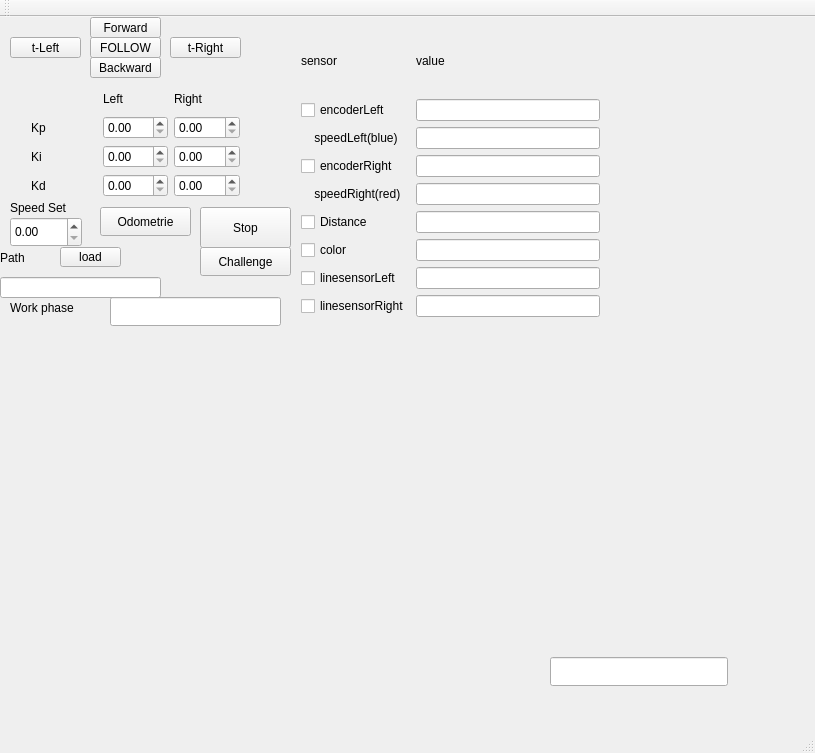
<?xml version="1.0" encoding="UTF-8"?>
<ui version="4.0">
 <class>MainWindow</class>
 <widget class="QMainWindow" name="MainWindow">
  <property name="geometry">
   <rect>
    <x>0</x>
    <y>0</y>
    <width>815</width>
    <height>753</height>
   </rect>
  </property>
  <property name="windowTitle">
   <string>MainWindow</string>
  </property>
  <widget class="QWidget" name="centralWidget">
   <widget class="QPushButton" name="stopButton">
    <property name="geometry">
     <rect>
      <x>200</x>
      <y>190</y>
      <width>91</width>
      <height>41</height>
     </rect>
    </property>
    <property name="text">
     <string>Stop</string>
    </property>
   </widget>
   <widget class="QPushButton" name="forwardButton">
    <property name="geometry">
     <rect>
      <x>90</x>
      <y>0</y>
      <width>71</width>
      <height>21</height>
     </rect>
    </property>
    <property name="text">
     <string>Forward</string>
    </property>
   </widget>
   <widget class="QPushButton" name="backwardButton">
    <property name="geometry">
     <rect>
      <x>90</x>
      <y>40</y>
      <width>71</width>
      <height>21</height>
     </rect>
    </property>
    <property name="text">
     <string>Backward</string>
    </property>
   </widget>
   <widget class="QPushButton" name="leftButton">
    <property name="geometry">
     <rect>
      <x>10</x>
      <y>20</y>
      <width>71</width>
      <height>21</height>
     </rect>
    </property>
    <property name="text">
     <string>t-Left</string>
    </property>
   </widget>
   <widget class="QPushButton" name="rightButton">
    <property name="geometry">
     <rect>
      <x>170</x>
      <y>20</y>
      <width>71</width>
      <height>21</height>
     </rect>
    </property>
    <property name="text">
     <string>t-Right</string>
    </property>
   </widget>
   <widget class="QPushButton" name="followLineButton">
    <property name="geometry">
     <rect>
      <x>90</x>
      <y>20</y>
      <width>71</width>
      <height>21</height>
     </rect>
    </property>
    <property name="text">
     <string>FOLLOW</string>
    </property>
   </widget>
   <widget class="QWidget" name="gridLayoutWidget">
    <property name="geometry">
     <rect>
      <x>290</x>
      <y>0</y>
      <width>321</width>
      <height>311</height>
     </rect>
    </property>
    <layout class="QGridLayout" name="gridLayout_2">
     <item row="4" column="1">
      <widget class="QLineEdit" name="lineEdit_speedB"/>
     </item>
     <item row="5" column="1">
      <widget class="QLineEdit" name="lineEdit_verticalDistance"/>
     </item>
     <item row="3" column="0">
      <widget class="QCheckBox" name="checkBox_readEncoderB">
       <property name="text">
        <string>encoderRight</string>
       </property>
      </widget>
     </item>
     <item row="6" column="0">
      <widget class="QCheckBox" name="checkBox_readColorSensor">
       <property name="text">
        <string>color</string>
       </property>
      </widget>
     </item>
     <item row="3" column="1">
      <widget class="QLineEdit" name="lineEdit_encoderB"/>
     </item>
     <item row="5" column="0">
      <widget class="QCheckBox" name="checkBox_readSonicSensor">
       <property name="text">
        <string>Distance</string>
       </property>
      </widget>
     </item>
     <item row="6" column="1">
      <widget class="QLineEdit" name="lineEdit_colorSensor"/>
     </item>
     <item row="7" column="1">
      <widget class="QLineEdit" name="lineEdit_lineSensorA"/>
     </item>
     <item row="0" column="0">
      <widget class="QLabel" name="label_2">
       <property name="text">
        <string>sensor</string>
       </property>
      </widget>
     </item>
     <item row="0" column="1">
      <widget class="QLabel" name="label_3">
       <property name="text">
        <string>value</string>
       </property>
      </widget>
     </item>
     <item row="4" column="0">
      <widget class="QLabel" name="label_4">
       <property name="text">
        <string>    speedRight(red)</string>
       </property>
      </widget>
     </item>
     <item row="7" column="0">
      <widget class="QCheckBox" name="checkBox_readLineSensorA">
       <property name="text">
        <string>linesensorLeft</string>
       </property>
      </widget>
     </item>
     <item row="1" column="0">
      <widget class="QCheckBox" name="checkBox_readEncoderA">
       <property name="text">
        <string>encoderLeft</string>
       </property>
      </widget>
     </item>
     <item row="2" column="1">
      <widget class="QLineEdit" name="lineEdit_speedA"/>
     </item>
     <item row="2" column="0">
      <widget class="QLabel" name="label_5">
       <property name="text">
        <string>    speedLeft(blue)</string>
       </property>
      </widget>
     </item>
     <item row="1" column="1">
      <widget class="QLineEdit" name="lineEdit_encoderA"/>
     </item>
     <item row="8" column="0">
      <widget class="QCheckBox" name="checkBox_readLineSensorB">
       <property name="text">
        <string>linesensorRight</string>
       </property>
      </widget>
     </item>
     <item row="8" column="1">
      <widget class="QLineEdit" name="lineEdit_lineSensorB"/>
     </item>
    </layout>
   </widget>
   <widget class="QPushButton" name="Odometrie">
    <property name="geometry">
     <rect>
      <x>100</x>
      <y>190</y>
      <width>91</width>
      <height>29</height>
     </rect>
    </property>
    <property name="text">
     <string>Odometrie</string>
    </property>
   </widget>
   <widget class="QDoubleSpinBox" name="doubleSpinBox">
    <property name="geometry">
     <rect>
      <x>10</x>
      <y>200</y>
      <width>72</width>
      <height>30</height>
     </rect>
    </property>
   </widget>
   <widget class="QCustomPlot" name="customPlot" native="true">
    <property name="geometry">
     <rect>
      <x>0</x>
      <y>310</y>
      <width>761</width>
      <height>351</height>
     </rect>
    </property>
   </widget>
   <widget class="QWidget" name="gridLayoutWidget_2">
    <property name="geometry">
     <rect>
      <x>20</x>
      <y>60</y>
      <width>231</width>
      <height>131</height>
     </rect>
    </property>
    <layout class="QGridLayout" name="gridLayout">
     <item row="3" column="2">
      <widget class="QDoubleSpinBox" name="doubleSpinBox_KdLeft"/>
     </item>
     <item row="1" column="1">
      <widget class="QLabel" name="label_6">
       <property name="text">
        <string>Kp</string>
       </property>
      </widget>
     </item>
     <item row="1" column="2">
      <widget class="QDoubleSpinBox" name="doubleSpinBox_KpLeft"/>
     </item>
     <item row="1" column="3">
      <widget class="QDoubleSpinBox" name="doubleSpinBox_KpRight"/>
     </item>
     <item row="2" column="1">
      <widget class="QLabel" name="label_7">
       <property name="text">
        <string>Ki</string>
       </property>
      </widget>
     </item>
     <item row="3" column="1">
      <widget class="QLabel" name="label_8">
       <property name="text">
        <string>Kd</string>
       </property>
      </widget>
     </item>
     <item row="2" column="2">
      <widget class="QDoubleSpinBox" name="doubleSpinBox_KiLeft"/>
     </item>
     <item row="2" column="3">
      <widget class="QDoubleSpinBox" name="doubleSpinBox_KiRight"/>
     </item>
     <item row="0" column="3">
      <widget class="QLabel" name="label_10">
       <property name="text">
        <string>Right</string>
       </property>
      </widget>
     </item>
     <item row="3" column="3">
      <widget class="QDoubleSpinBox" name="doubleSpinBox_KdRight"/>
     </item>
     <item row="0" column="2">
      <widget class="QLabel" name="label_9">
       <property name="text">
        <string>Left</string>
       </property>
      </widget>
     </item>
    </layout>
   </widget>
   <widget class="QLabel" name="label">
    <property name="geometry">
     <rect>
      <x>10</x>
      <y>180</y>
      <width>79</width>
      <height>21</height>
     </rect>
    </property>
    <property name="text">
     <string>Speed Set</string>
    </property>
   </widget>
   <widget class="QLabel" name="label_11">
    <property name="geometry">
     <rect>
      <x>0</x>
      <y>230</y>
      <width>67</width>
      <height>21</height>
     </rect>
    </property>
    <property name="text">
     <string>Path</string>
    </property>
   </widget>
   <widget class="QLineEdit" name="lineEdit_path">
    <property name="geometry">
     <rect>
      <x>0</x>
      <y>260</y>
      <width>161</width>
      <height>21</height>
     </rect>
    </property>
   </widget>
   <widget class="QPushButton" name="pushButton_path">
    <property name="geometry">
     <rect>
      <x>60</x>
      <y>230</y>
      <width>61</width>
      <height>20</height>
     </rect>
    </property>
    <property name="text">
     <string>load</string>
    </property>
   </widget>
   <widget class="QPushButton" name="ChallengeStartButton">
    <property name="geometry">
     <rect>
      <x>200</x>
      <y>230</y>
      <width>91</width>
      <height>29</height>
     </rect>
    </property>
    <property name="text">
     <string>Challenge</string>
    </property>
   </widget>
   <widget class="QLineEdit" name="lineEdit_verticalDistance_2">
    <property name="geometry">
     <rect>
      <x>550</x>
      <y>640</y>
      <width>178</width>
      <height>29</height>
     </rect>
    </property>
   </widget>
   <widget class="QLineEdit" name="lineEdit_workphase">
    <property name="geometry">
     <rect>
      <x>110</x>
      <y>280</y>
      <width>171</width>
      <height>29</height>
     </rect>
    </property>
   </widget>
   <widget class="QLabel" name="label_12">
    <property name="geometry">
     <rect>
      <x>10</x>
      <y>280</y>
      <width>91</width>
      <height>21</height>
     </rect>
    </property>
    <property name="text">
     <string>Work phase</string>
    </property>
   </widget>
  </widget>
  <widget class="QMenuBar" name="menuBar">
   <property name="geometry">
    <rect>
     <x>0</x>
     <y>0</y>
     <width>815</width>
     <height>26</height>
    </rect>
   </property>
  </widget>
  <widget class="QToolBar" name="mainToolBar">
   <attribute name="toolBarArea">
    <enum>TopToolBarArea</enum>
   </attribute>
   <attribute name="toolBarBreak">
    <bool>false</bool>
   </attribute>
  </widget>
  <widget class="QStatusBar" name="statusBar"/>
 </widget>
 <layoutdefault spacing="6" margin="11"/>
 <customwidgets>
  <customwidget>
   <class>QCustomPlot</class>
   <extends>QWidget</extends>
   <header>qcustomplot.h</header>
   <container>1</container>
  </customwidget>
 </customwidgets>
 <resources/>
 <connections/>
</ui>
